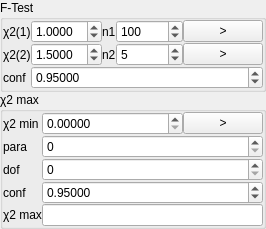
<?xml version="1.0" encoding="UTF-8"?>
<ui version="4.0">
 <class>Form</class>
 <widget class="QWidget" name="Form">
  <property name="geometry">
   <rect>
    <x>0</x>
    <y>0</y>
    <width>193</width>
    <height>196</height>
   </rect>
  </property>
  <property name="windowTitle">
   <string>F-Calculator</string>
  </property>
  <property name="windowIcon">
   <iconset resource="rescource.qrc">
    <normaloff>:/icons/icons/1462894045_chart02_64.png</normaloff>:/icons/icons/1462894045_chart02_64.png</iconset>
  </property>
  <layout class="QVBoxLayout" name="verticalLayout">
   <property name="spacing">
    <number>0</number>
   </property>
   <property name="margin">
    <number>0</number>
   </property>
   <item>
    <widget class="QGroupBox" name="groupBox_2">
     <property name="title">
      <string>F-Test</string>
     </property>
     <layout class="QGridLayout" name="gridLayout">
      <property name="margin">
       <number>0</number>
      </property>
      <property name="spacing">
       <number>0</number>
      </property>
      <item row="4" column="0">
       <widget class="QLabel" name="label_12">
        <property name="text">
         <string>conf</string>
        </property>
       </widget>
      </item>
      <item row="4" column="2" colspan="5">
       <widget class="QDoubleSpinBox" name="doubleSpinBox_2">
        <property name="decimals">
         <number>5</number>
        </property>
        <property name="singleStep">
         <double>0.001000000000000</double>
        </property>
        <property name="value">
         <double>0.950000000000000</double>
        </property>
       </widget>
      </item>
      <item row="0" column="0">
       <widget class="QLabel" name="label_4">
        <property name="text">
         <string>χ2(1)</string>
        </property>
       </widget>
      </item>
      <item row="0" column="2">
       <widget class="QDoubleSpinBox" name="doubleSpinBox">
        <property name="sizePolicy">
         <sizepolicy hsizetype="Expanding" vsizetype="Fixed">
          <horstretch>0</horstretch>
          <verstretch>0</verstretch>
         </sizepolicy>
        </property>
        <property name="toolTip">
         <string>&lt;html&gt;&lt;head/&gt;&lt;body&gt;&lt;p&gt;The chi2 of your model.&lt;/p&gt;&lt;p&gt;By clicking on &amp;quot;get&amp;quot; it will take the&lt;/p&gt;&lt;p&gt;number all parameters from the current&lt;/p&gt;&lt;p&gt;fitting model.&lt;/p&gt;&lt;/body&gt;&lt;/html&gt;</string>
        </property>
        <property name="decimals">
         <number>4</number>
        </property>
        <property name="singleStep">
         <double>0.001000000000000</double>
        </property>
        <property name="value">
         <double>1.000000000000000</double>
        </property>
       </widget>
      </item>
      <item row="0" column="6">
       <widget class="QPushButton" name="toolButton">
        <property name="sizePolicy">
         <sizepolicy hsizetype="Minimum" vsizetype="Fixed">
          <horstretch>0</horstretch>
          <verstretch>0</verstretch>
         </sizepolicy>
        </property>
        <property name="text">
         <string>&gt;</string>
        </property>
       </widget>
      </item>
      <item row="1" column="0">
       <widget class="QLabel" name="label_9">
        <property name="text">
         <string>χ2(2)</string>
        </property>
       </widget>
      </item>
      <item row="1" column="2">
       <widget class="QDoubleSpinBox" name="doubleSpinBox_3">
        <property name="sizePolicy">
         <sizepolicy hsizetype="MinimumExpanding" vsizetype="Fixed">
          <horstretch>0</horstretch>
          <verstretch>0</verstretch>
         </sizepolicy>
        </property>
        <property name="decimals">
         <number>4</number>
        </property>
        <property name="singleStep">
         <double>0.001000000000000</double>
        </property>
        <property name="value">
         <double>1.500000000000000</double>
        </property>
       </widget>
      </item>
      <item row="0" column="4">
       <widget class="QLabel" name="label">
        <property name="sizePolicy">
         <sizepolicy hsizetype="Fixed" vsizetype="Preferred">
          <horstretch>0</horstretch>
          <verstretch>0</verstretch>
         </sizepolicy>
        </property>
        <property name="text">
         <string>n1</string>
        </property>
       </widget>
      </item>
      <item row="0" column="5">
       <widget class="QSpinBox" name="spinBox">
        <property name="sizePolicy">
         <sizepolicy hsizetype="Expanding" vsizetype="Fixed">
          <horstretch>0</horstretch>
          <verstretch>0</verstretch>
         </sizepolicy>
        </property>
        <property name="toolTip">
         <string>&lt;html&gt;&lt;head/&gt;&lt;body&gt;&lt;p&gt;The number of measurement points.&lt;/p&gt;&lt;p&gt;Usually this the the number of measured&lt;/p&gt;&lt;p&gt;points in your curve.&lt;/p&gt;&lt;/body&gt;&lt;/html&gt;</string>
        </property>
        <property name="maximum">
         <number>1000000</number>
        </property>
        <property name="value">
         <number>100</number>
        </property>
       </widget>
      </item>
      <item row="1" column="4">
       <widget class="QLabel" name="label_2">
        <property name="sizePolicy">
         <sizepolicy hsizetype="Fixed" vsizetype="Preferred">
          <horstretch>0</horstretch>
          <verstretch>0</verstretch>
         </sizepolicy>
        </property>
        <property name="text">
         <string>n2</string>
        </property>
       </widget>
      </item>
      <item row="1" column="5">
       <widget class="QSpinBox" name="spinBox_2">
        <property name="toolTip">
         <string>&lt;html&gt;&lt;head/&gt;&lt;body&gt;&lt;p&gt;The number of free parameters in&lt;/p&gt;&lt;p&gt;your fitted model function.&lt;/p&gt;&lt;/body&gt;&lt;/html&gt;</string>
        </property>
        <property name="maximum">
         <number>1000000</number>
        </property>
        <property name="value">
         <number>5</number>
        </property>
       </widget>
      </item>
      <item row="1" column="6">
       <widget class="QPushButton" name="toolButton_2">
        <property name="sizePolicy">
         <sizepolicy hsizetype="Minimum" vsizetype="Fixed">
          <horstretch>0</horstretch>
          <verstretch>0</verstretch>
         </sizepolicy>
        </property>
        <property name="text">
         <string>&gt;</string>
        </property>
       </widget>
      </item>
     </layout>
    </widget>
   </item>
   <item>
    <widget class="QGroupBox" name="groupBox">
     <property name="title">
      <string>χ2 max</string>
     </property>
     <layout class="QGridLayout" name="gridLayout_2">
      <property name="margin">
       <number>0</number>
      </property>
      <property name="spacing">
       <number>0</number>
      </property>
      <item row="6" column="0">
       <widget class="QLabel" name="label_7">
        <property name="text">
         <string>conf</string>
        </property>
       </widget>
      </item>
      <item row="3" column="2">
       <widget class="QSpinBox" name="spinBox_4">
        <property name="maximum">
         <number>1000000</number>
        </property>
       </widget>
      </item>
      <item row="4" column="2">
       <widget class="QSpinBox" name="spinBox_3">
        <property name="maximum">
         <number>1000000</number>
        </property>
       </widget>
      </item>
      <item row="2" column="0">
       <widget class="QLabel" name="label_3">
        <property name="sizePolicy">
         <sizepolicy hsizetype="Fixed" vsizetype="Preferred">
          <horstretch>0</horstretch>
          <verstretch>0</verstretch>
         </sizepolicy>
        </property>
        <property name="text">
         <string>χ2 min</string>
        </property>
       </widget>
      </item>
      <item row="6" column="2">
       <widget class="QDoubleSpinBox" name="doubleSpinBox_4">
        <property name="decimals">
         <number>5</number>
        </property>
        <property name="maximum">
         <double>1.000000000000000</double>
        </property>
        <property name="singleStep">
         <double>0.010000000000000</double>
        </property>
        <property name="value">
         <double>0.950000000000000</double>
        </property>
       </widget>
      </item>
      <item row="7" column="0">
       <widget class="QLabel" name="label_8">
        <property name="sizePolicy">
         <sizepolicy hsizetype="Fixed" vsizetype="Preferred">
          <horstretch>0</horstretch>
          <verstretch>0</verstretch>
         </sizepolicy>
        </property>
        <property name="text">
         <string>χ2 max</string>
        </property>
       </widget>
      </item>
      <item row="4" column="0">
       <widget class="QLabel" name="label_5">
        <property name="text">
         <string>dof</string>
        </property>
       </widget>
      </item>
      <item row="3" column="0">
       <widget class="QLabel" name="label_6">
        <property name="text">
         <string>para</string>
        </property>
       </widget>
      </item>
      <item row="2" column="2">
       <layout class="QHBoxLayout" name="horizontalLayout">
        <property name="spacing">
         <number>0</number>
        </property>
        <item>
         <widget class="QDoubleSpinBox" name="doubleSpinBox_5">
          <property name="decimals">
           <number>5</number>
          </property>
          <property name="maximum">
           <double>10000.000000000000000</double>
          </property>
          <property name="singleStep">
           <double>0.010000000000000</double>
          </property>
         </widget>
        </item>
        <item>
         <widget class="QPushButton" name="toolButton_3">
          <property name="sizePolicy">
           <sizepolicy hsizetype="Fixed" vsizetype="Fixed">
            <horstretch>0</horstretch>
            <verstretch>0</verstretch>
           </sizepolicy>
          </property>
          <property name="text">
           <string>&gt;</string>
          </property>
         </widget>
        </item>
       </layout>
      </item>
      <item row="7" column="2">
       <widget class="QLineEdit" name="lineEdit"/>
      </item>
     </layout>
    </widget>
   </item>
  </layout>
  <action name="actionN1Changed">
   <property name="text">
    <string>n1Changed</string>
   </property>
  </action>
  <action name="actionN2Changed">
   <property name="text">
    <string>N2Changed</string>
   </property>
  </action>
  <action name="actionChi2_1_F_Changed">
   <property name="text">
    <string>Chi2Changed</string>
   </property>
  </action>
  <action name="actionConf_F_Changed">
   <property name="text">
    <string>ConfChanged</string>
   </property>
  </action>
  <action name="actionChi2_2_F_Changed">
   <property name="text">
    <string>Chi2MaxChanged</string>
   </property>
  </action>
  <action name="actionChi2MinChanged">
   <property name="text">
    <string>Chi2MinChanged</string>
   </property>
  </action>
  <action name="actionNParameterChanged">
   <property name="text">
    <string>nParameterChanged</string>
   </property>
  </action>
  <action name="actionDofChanged">
   <property name="text">
    <string>dofChanged</string>
   </property>
  </action>
  <action name="actionOnConf_2_Changed">
   <property name="text">
    <string>onConf_2_Changed</string>
   </property>
  </action>
 </widget>
 <resources>
  <include location="rescource.qrc"/>
 </resources>
 <connections>
  <connection>
   <sender>spinBox</sender>
   <signal>valueChanged(QString)</signal>
   <receiver>actionN1Changed</receiver>
   <slot>trigger()</slot>
   <hints>
    <hint type="sourcelabel">
     <x>68</x>
     <y>24</y>
    </hint>
    <hint type="destinationlabel">
     <x>-1</x>
     <y>-1</y>
    </hint>
   </hints>
  </connection>
  <connection>
   <sender>spinBox_2</sender>
   <signal>valueChanged(QString)</signal>
   <receiver>actionN2Changed</receiver>
   <slot>trigger()</slot>
   <hints>
    <hint type="sourcelabel">
     <x>142</x>
     <y>24</y>
    </hint>
    <hint type="destinationlabel">
     <x>-1</x>
     <y>-1</y>
    </hint>
   </hints>
  </connection>
  <connection>
   <sender>doubleSpinBox</sender>
   <signal>valueChanged(QString)</signal>
   <receiver>actionChi2_1_F_Changed</receiver>
   <slot>trigger()</slot>
   <hints>
    <hint type="sourcelabel">
     <x>105</x>
     <y>44</y>
    </hint>
    <hint type="destinationlabel">
     <x>-1</x>
     <y>-1</y>
    </hint>
   </hints>
  </connection>
  <connection>
   <sender>doubleSpinBox_2</sender>
   <signal>valueChanged(QString)</signal>
   <receiver>actionConf_F_Changed</receiver>
   <slot>trigger()</slot>
   <hints>
    <hint type="sourcelabel">
     <x>105</x>
     <y>64</y>
    </hint>
    <hint type="destinationlabel">
     <x>-1</x>
     <y>-1</y>
    </hint>
   </hints>
  </connection>
  <connection>
   <sender>doubleSpinBox_3</sender>
   <signal>valueChanged(QString)</signal>
   <receiver>actionChi2_2_F_Changed</receiver>
   <slot>trigger()</slot>
   <hints>
    <hint type="sourcelabel">
     <x>105</x>
     <y>84</y>
    </hint>
    <hint type="destinationlabel">
     <x>-1</x>
     <y>-1</y>
    </hint>
   </hints>
  </connection>
  <connection>
   <sender>doubleSpinBox_5</sender>
   <signal>valueChanged(QString)</signal>
   <receiver>actionChi2MinChanged</receiver>
   <slot>trigger()</slot>
   <hints>
    <hint type="sourcelabel">
     <x>101</x>
     <y>102</y>
    </hint>
    <hint type="destinationlabel">
     <x>-1</x>
     <y>-1</y>
    </hint>
   </hints>
  </connection>
  <connection>
   <sender>spinBox_4</sender>
   <signal>valueChanged(QString)</signal>
   <receiver>actionNParameterChanged</receiver>
   <slot>trigger()</slot>
   <hints>
    <hint type="sourcelabel">
     <x>113</x>
     <y>123</y>
    </hint>
    <hint type="destinationlabel">
     <x>-1</x>
     <y>-1</y>
    </hint>
   </hints>
  </connection>
  <connection>
   <sender>spinBox_3</sender>
   <signal>valueChanged(QString)</signal>
   <receiver>actionDofChanged</receiver>
   <slot>trigger()</slot>
   <hints>
    <hint type="sourcelabel">
     <x>113</x>
     <y>143</y>
    </hint>
    <hint type="destinationlabel">
     <x>-1</x>
     <y>-1</y>
    </hint>
   </hints>
  </connection>
  <connection>
   <sender>doubleSpinBox_4</sender>
   <signal>valueChanged(QString)</signal>
   <receiver>actionOnConf_2_Changed</receiver>
   <slot>trigger()</slot>
   <hints>
    <hint type="sourcelabel">
     <x>113</x>
     <y>163</y>
    </hint>
    <hint type="destinationlabel">
     <x>-1</x>
     <y>-1</y>
    </hint>
   </hints>
  </connection>
 </connections>
</ui>
